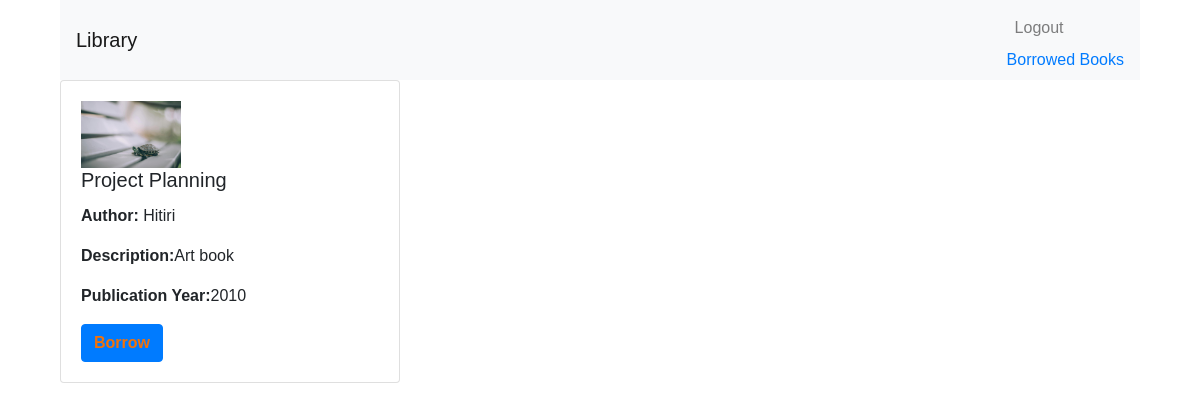
Page /view_books (signed in) on the committed database.
### models.py (models this page shows, shortened)
class Book(db.Model):
    id = db.Column(db.Integer, primary_key=True)
    picture = db.Column(db.String(120), nullable=True)
    title = db.Column(db.String(150), nullable=False)
    author = db.Column(db.String(100), nullable=False)
    isbn = db.Column(db.String(20), unique=True, nullable=False)
    genre = db.Column(db.String(50), nullable=True)
    description = db.Column(db.String(50), nullable=False)
    publication_year = db.Column(db.Integer)
    available_quantity = db.Column(db.Integer, default=1)
    total_quantity = db.Column(db.Integer, default=1)
    shelf = db.Column(db.String(100), nullable=False)

### app.py (the view)
@app.route('/view_books')
def view_books():
    books = Book.query.all()  # Query to fetch all books
    if 'member_id' not in session:
        flash('Please log in to access this page.', 'warning')
        return redirect(url_for('mlogin'))
    return render_template('view_books.html', books=books)

### templates/view_books.html (shortened to what this page needs)
{% extends "layout.html" %}
{% block content %}
<div class="container">
    <nav class="navbar navbar-expand-lg navbar-light bg-light">
        <a class="navbar-brand" href="#">Library</a>
        <div class="collapse navbar-collapse" id="navbarNav">
            <ul class="navbar-nav ml-auto">
                <li class="nav-item">
                    <a class="nav-link" href="{{ url_for('mlogout') }}">Logout</a>
                    <a href="{{ url_for('member_loans', member_id=session['member_id']) }}">Borrowed Books</a>
                </li>
            </ul>
        </div>
    </nav>
    {% if books %}
        <div class="row">
            {% for book in books %}
                <div class="col-md-4 mb-4">
                    <div class="card h-100">
                        <div class="card-body">
                            {% if book.picture %}
                            <img src="{{ url_for('static', filename='uploads/' + book.picture) }}" alt="{{ book.title }}" width="100">
                            {% else %}
                            No image
                            {% endif %}
                            <h5 class="card-title">{{ book.title }}</h5>
                            <p class="card-text"><strong>Author:</strong> {{ book.author }}</p>
                            <p class="card-text"><strong>Description:</strong>{{ book.description }}</p>
                            <p class="card-text"><strong>Publication Year:</strong>{{ book.publication_year }}</p>
                            {% if book.available_quantity > 0 %}
                            <form id="borrow-form" action="{{ url_for('borrow_book', book_id=book.id) }}" method="POST">
                                <button type="submit" class="btn btn-primary">Borrow</button>
                            </form>
                            {% else %}
                            <span>Not Available</span>
                            {% endif %}
                        </div>
                    </div>
                </div>
            {% endfor %}
        </div>
    {% else %}
        <p>No books available at the moment.</p>
    {% endif %}
</div>
{% endblock %}

### static/styles.css (style rules this page uses)
body { font-family: Arial, sans-serif; margin: 0; padding: 0; }
.nav-link { color: #333; }
.btn { color: rgb(243, 114, 8); font-weight: bold; }

### rows in the picture
Book: picture (picture), title "Project Planning", author "Hitiri", description "Art book", publication_year "2010"
